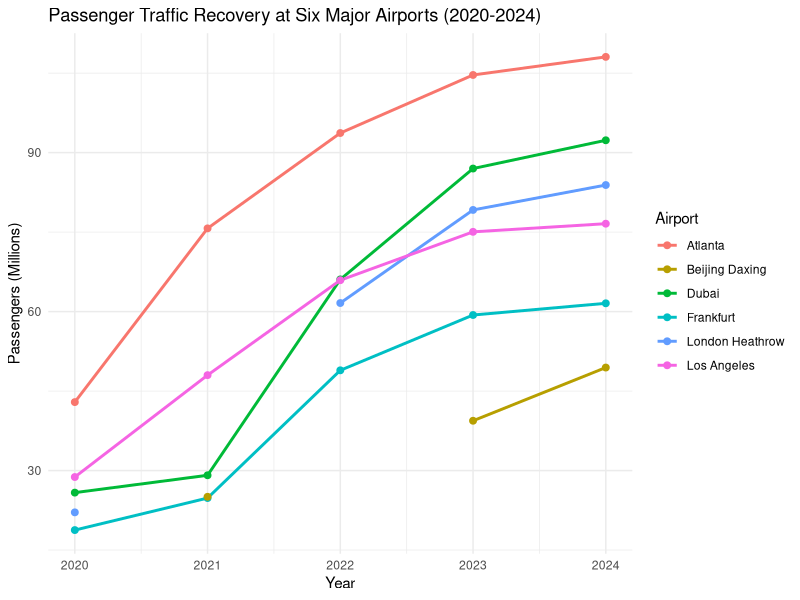
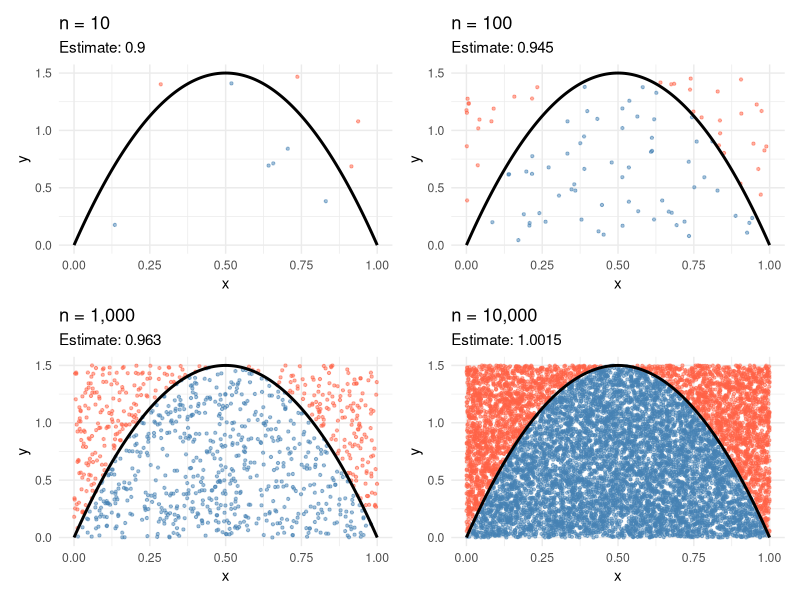

Write R code to recreate these figures, in order.
## ---- chunk 1
#| label: airports-data

library(tidyverse)
library(knitr)
library(patchwork)

# Passenger data sourced from Wikipedia:
# List of Busiest Airports by Passenger Traffic (ACI figures)
airports <- data.frame(
  Code = c("ATL", "FRA", "PKX", "DXB", "LAX", "LHR"),
  Name = c("Atlanta", "Frankfurt", "Beijing Daxing",
           "Dubai", "Los Angeles", "London Heathrow"),
  `2020` = c(42918685, 18768601, NA, 25836771, 28779527, 22111469),
  `2021` = c(75704760, 24812849, 25051012, 29110609, 48007284, NA),
  `2022` = c(93699630, 48918482, NA, 66069981, 65924298, 61614508),
  `2023` = c(104653451, 59355389, 39400000, 86994365, 75050875, 79183364),
  `2024` = c(108067766, 61564957, 49441029, 92331506, 76588028, 83884572),
  check.names = FALSE
)

# Reshape to long format for plotting
airports_long <- airports %>%
  select(-Code) %>%
  pivot_longer(
    cols = -Name,
    names_to = "Year",
    values_to = "Passengers"
  ) %>%
  mutate(
    Year = as.integer(Year),
    Passengers_M = Passengers / 1000000
  )
## ---- chunk 2
#| label: airports-table

airports %>%
  select(-Code) %>%
  mutate(across(where(is.numeric), ~ ifelse(is.na(.), "N/A",
    formatC(., format = "f", digits = 0, big.mark = ",")))) %>%
  kable(
    caption = "Annual Passenger Traffic for Six Major Airports (2020-2024)",
    col.names = c("Airport", "2020", "2021", "2022", "2023", "2024")
  )
## ---- chunk 3
#| label: airports-plot
#| fig-cap: "Passenger traffic (in millions) for six major airports, 2020-2024."
#| fig-height: 4

ggplot(airports_long, aes(x = Year, y = Passengers_M,
                          color = Name, group = Name)) +
  geom_line(linewidth = 1) +
  geom_point(size = 2) +
  labs(
    title = "Passenger Traffic Recovery at Six Major Airports (2020-2024)",
    x = "Year",
    y = "Passengers (Millions)",
    color = "Airport"
  ) +
  theme_minimal() +
  scale_x_continuous(breaks = 2020:2024)
## ---- chunk 4
#| label: mc-setup

set.seed(42)

# Monte Carlo simulation function for Beta(2,2) PDF
# x bounds: 0 to 1, y bounds: 0 to 1.5
run_mc <- function(n, shape1 = 2, shape2 = 2,
                   x_min = 0, x_max = 1,
                   y_min = 0, y_max = 1.5) {
  x_vals <- runif(n, x_min, x_max)
  y_vals <- runif(n, y_min, y_max)
  below <- y_vals <= dbeta(x_vals, shape1, shape2)
  area <- (x_max - x_min) * (y_max - y_min)
  estimate <- mean(below) * area
  data.frame(x = x_vals, y = y_vals, below = below,
             estimate = estimate, n = n)
}

# Run at four resolutions
mc10    <- run_mc(10)
mc100   <- run_mc(100)
mc1000  <- run_mc(1000)
mc10000 <- run_mc(10000)

# Function to make a single panel plot
make_mc_plot <- function(df) {
  est <- round(unique(df$estimate), 4)
  n   <- unique(df$n)
  x_seq <- seq(0, 1, length.out = 300)
  curve_df <- data.frame(x = x_seq,
                         y = dbeta(x_seq, shape1 = 2, shape2 = 2))

  ggplot(df, aes(x = x, y = y, color = below)) +
    geom_point(alpha = 0.5, size = 0.8) +
    geom_line(data = curve_df, aes(x = x, y = y),
              color = "black", linewidth = 1, inherit.aes = FALSE) +
    scale_color_manual(
      values = c("TRUE" = "steelblue", "FALSE" = "tomato")) +
    labs(
      title = paste0("n = ", formatC(n, format = "d", big.mark = ",")),
      subtitle = paste0("Estimate: ", est),
      x = "x", y = "y"
    ) +
    theme_minimal() +
    theme(legend.position = "none")
}
## ---- chunk 5
#| label: mc-plots
#| fig-cap: "Monte Carlo integration of the Beta(2,2) PDF at four resolutions."
#| fig-height: 6

plot10    <- make_mc_plot(mc10)
plot100   <- make_mc_plot(mc100)
plot1000  <- make_mc_plot(mc1000)
plot10000 <- make_mc_plot(mc10000)

(plot10 + plot100) / (plot1000 + plot10000)
